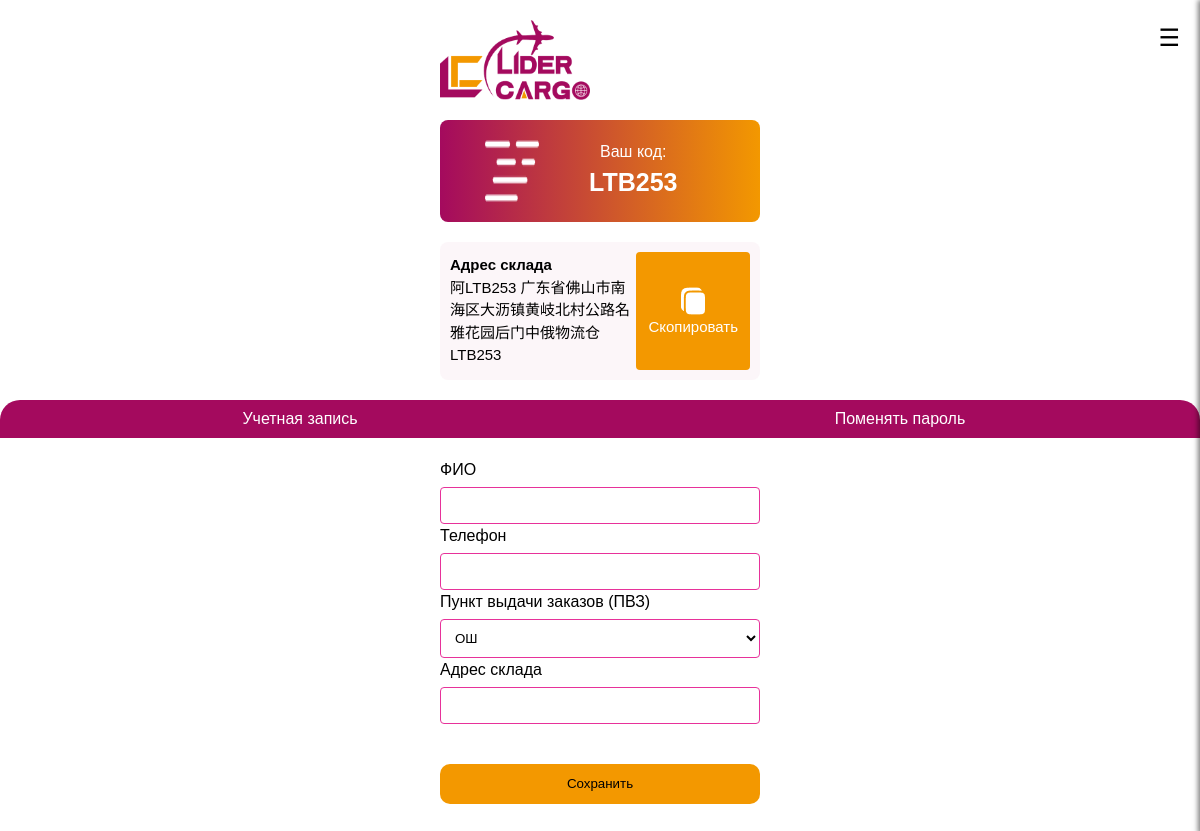
The app's page /cargopart/ (signed in), older data.
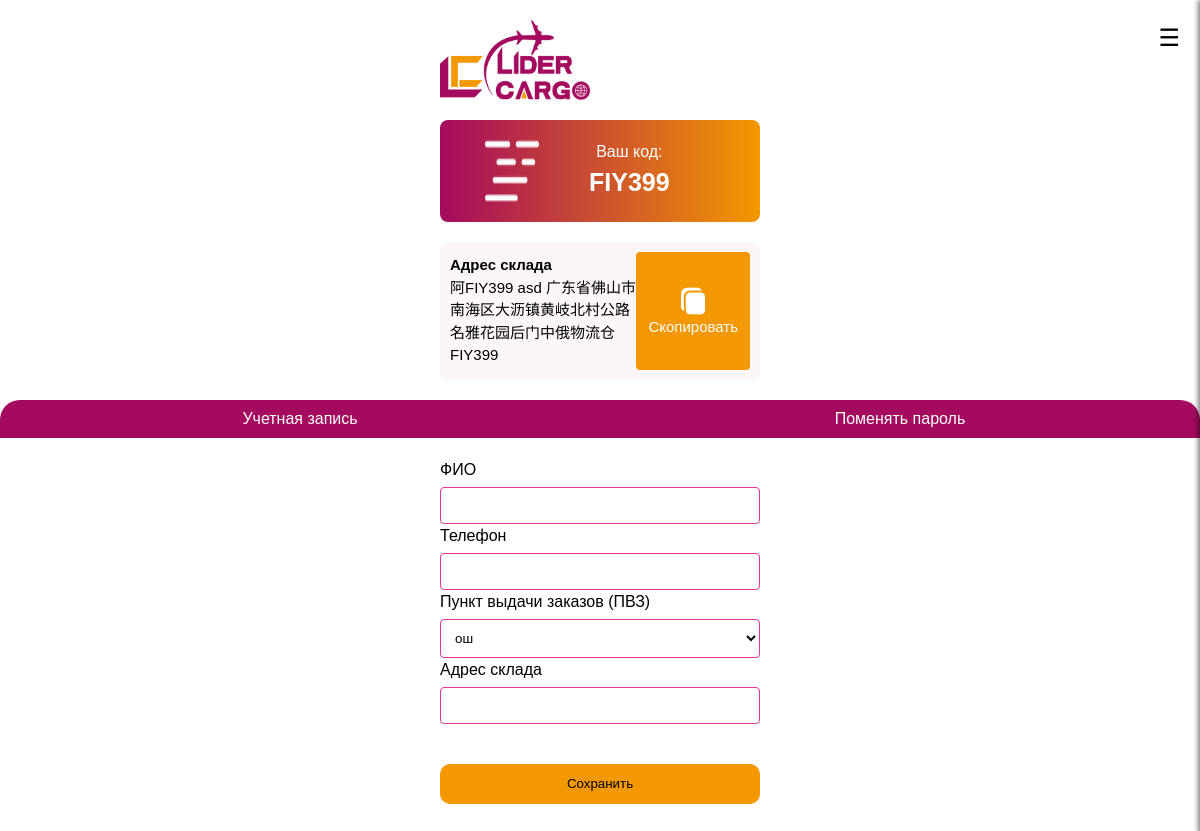
The same page, newer data.
### app/web_app/models.py (models this page shows, shortened)
class User(AbstractUser):
    chat_id = models.BigIntegerField(null=True, blank=True, verbose_name="Chat ID")
    id_user = models.CharField(
        max_length=10,
        unique=True,
        blank=True,
        null=True,
        verbose_name='Айди'
    )
    code = models.CharField(
        max_length=10,
        unique=True,
        blank=True,
        null=True,
        verbose_name="Код"
    )
    full_name = models.CharField(max_length=255, verbose_name="ФИО")
    phone_number = models.CharField(max_length=20, unique=True, verbose_name="Номер телефона")
    pickup_point = models.ForeignKey(
        Pvz,
        on_delete=models.CASCADE,
        verbose_name="ПВЗ",
        null=True,
        blank=True,
        related_name='users'
    )
    address = models.TextField(verbose_name="Адрес")
    warehouse_address = models.TextField(verbose_name="Адрес склада", blank=True, null=True)
    REQUIRED_FIELDS = []
    class Meta:
        verbose_name = "Пользователь"
        verbose_name_plural = "Пользователи"

class Settings(models.Model):
    logo = models.ImageField(upload_to='image/', verbose_name="Логотип")
    address = models.CharField(max_length=100, verbose_name="Адрес")
    phone = models.CharField(max_length=50, verbose_name="Номер телефона", help_text="Тут нужен рабочий номер склада в Китае")
    price = models.FloatField(verbose_name='Цена за кг')  # Цена за кг
    ista = models.URLField(verbose_name='Инстаграмм', blank=True, null=True)
    watapp = models.URLField(verbose_name='Ватсап', blank=True, null=True)
    class Meta:
        verbose_name = "Основная настройка"
        verbose_name_plural = "Основные настройки"

### app/web_app/views.py (the view, shortened to what this page needs)
# urls.py: path("cargopart/", cargopart, name='cargopart'),
@login_required(login_url='/')
def cargopart(request):
    user = request.user
    settings = Settings.objects.first()
    user_data = {
        "full_name": user.full_name,
        "phone_number": user.phone_number,
        "pickup_point": user.pickup_point.id if user.pickup_point else None,
        "warehouse_address": user.warehouse_address or "",
        "pvz_list": Pvz.objects.all(),
        "id_user": user.id_user,
    }
    return render(request, "Cargopart.html", {
        "user_data": user_data,
        "user": user,
        "settings": settings,
    })

### templates/Cargopart.html (shortened to what this page needs)
{% load static %}
<!DOCTYPE html>
<html lang="en">
<head>
    <link rel="stylesheet" href="https://cdnjs.cloudflare.com/ajax/libs/font-awesome/6.0.0-beta3/css/all.min.css">
</head>
<body>
    <div class="container">
        <div class="header">
            <img class="logo" src="{% static './assets//images/CargosLogo.png' %}" alt="">
            <div class="menu-button" onclick="toggleMenu()">☰</div>
        </div>
        <div class="code-box">
            <img src="{% static './assets/images/Vector.png' %}" alt="">
            <div class="blockbox">
                <p>Ваш код: </p>
                <strong>{{ user_data.id_user }}</strong>
            </div>
        </div>
        <div class="address-container">
            <address>
                <h1 class="address-h1">Адрес склада</h1>
                <p id="warehouse-address">
                    阿{{ user_data.id_user }}
                    {{ settings.phone }}
                    广东省佛山市南海区大沥镇黄岐北村公路名雅花园后门中俄物流仓{{ user_data.id_user }}
                </p>
            </address>
            <button onclick="copyToClipboard()">
                <img src="{% static './assets/images/save.png' %}" alt="">Скопировать
            </button>
        </div>
        <div class="tabs">
            <button id="tab-account" class="active" onclick="switchTab('account')">Учетная запись</button>
            <button id="tab-password" onclick="switchTab('password')">Поменять пароль</button>
        </div>
        <div class="input-group" id="account-section">
            <form method="POST">
                <label for="name">ФИО</label>
                <input type="text" id="name" name="full_name" value="{{ user_data.full_name }}" required>
                <label for="phone">Телефон</label>
                <input type="text" id="phone" name="phone_number" value="{{ user_data.phone_number }}" required>
                <label for="pickup_point">Пункт выдачи заказов (ПВЗ)</label>
                <select id="pickup_point" name="pickup_point">
                    {% for pvz in user_data.pvz_list %}
                    {% if pvz.id == user_data.pickup_point|add:"0" %}
                    <option value="{{ pvz.id }}" selected>{{ pvz.city }}</option>
                    {% else %}
                    <option value="{{ pvz.id }}">{{ pvz.city }}</option>
                    {% endif %}
                    {% endfor %}
                </select>
                <label for="warehouse">Адрес склада</label>
                <input type="text" id="warehouse" name="warehouse_address" value="{{ user_data.warehouse_address }}">
                <button type="submit" class="btn-save">Сохранить</button>
            </form>
        </div>
    </div>
</body>
</html>

### templates/Cargopart.html (style rules this page uses)
* { margin: 0; padding: 0; box-sizing: border-box; font-family: Arial, Helvetica, sans-serif; }
body { font-family: 'Roboto', sans-serif; background-color: var(--background-color); color: var(--text-color); line-height: 1.5; transition: background-color 0.3s, color 0.3s; }
:root { --background-color: #1c1c1c; --text-color: #fff; }
.container { max-width: 360px; margin: 0 auto; padding: 20px; }
.header { display: flex; justify-content: space-between; align-items: center; }
.menu-button { font-size: 24px; cursor: pointer; color: var(--text-color); font-family: Arial, Helvetica, sans-serif; }
.logo { width: 150px; height: 80px; }
.code-box { background: linear-gradient(90deg, #A40A5E, #F39800); display: flex; color: #fff; padding: 20px; border-radius: 8px; text-align: center; margin: 20px 0; font-family: Arial, Helvetica, sans-serif; }
.code-box div { margin-left: 50px; }
.code-box strong { font-size: 25px; }
.code-box img { font-size: 25px; margin-left: 25px; }
.input-group { margin: 10px 0; }
.input-group label { display: block; margin-bottom: 5px; font-weight: 500; font-family: Arial, Helvetica, sans-serif; }
.input-group input, .input-group select { width: 100%; padding: 10px; border: 1px solid #A40A5E; border-radius: 4px; background-color: #333; color: #fff; font-family: Arial, Helvetica, sans-serif; }
.tabs { display: flex; margin: 20px 0; overflow: hidden; width: 100vw; position: relative; left: 50%; right: 50%; margin-left: -50vw; margin-right: -50vw; font-family: Arial, Helvetica, sans-serif; }
.tabs button { flex: 1; padding: 10px; background-color: #333; border: none; color: #fff; font-size: 16px; cursor: pointer; position: relative; font-family: Arial, Helvetica, sans-serif; }
.tabs button:first-child { border-top-left-radius: 20px; }
.tabs button:last-child { border-top-right-radius: 20px; }
.tabs button.active { background-color: #A40A5E; }
.address-container { display: flex; align-items: center; justify-content: space-between; margin: 20px 0; padding: 10px; background-color: #333; border-radius: 8px; font-family: Arial, Helvetica, sans-serif; }
.address-container address { font-style: normal; font-size: 14px; font-family: Arial, Helvetica, sans-serif; }
.address-container button { padding: 35px 12px; background-color: #F39800; border: none; border-radius: 4px; color: #fff; font-size: 15px; cursor: pointer; font-family: Arial, Helvetica, sans-serif; }
.address-container h1 { font-size: 18px; font-family: Arial, Helvetica, sans-serif; }
.address-container p { font-size: 15px; font-family: Arial, Helvetica, sans-serif; }
.btn-save { width: 100%; height: 40px; margin-top: 40px; border-radius: 10px; background-color: #F39800; }
.menu-button { font-size: 24px; cursor: pointer; color: var(--text-color); position: fixed; top: 20px; right: 20px; }
.light { background-color: #ffffff; color: #000000; transition: background-color 0.5s, color 0.5s; }
.light .header { background-color: #fff; }
.light .tabs button { background-color: #A40A5E; color: #fff; }
.light .menu-button { font-size: 24px; cursor: pointer; color: #000; position: fixed; top: 20px; right: 20px; }
.address-container { background-color: #F2DAE73D; }
.light .address-container p { font-size: 15px; color: #000; }
.light .address-container h1 { font-size: 15px; color: #000; }
.light .input-group input, .light .input-group select { width: 100%; padding: 10px; border: 1px solid #e7329a; border-radius: 4px; background-color: #fff; color: #000; }
.light .tabs button { flex: 1; padding: 10px; background-color: #A40A5E; border: none; color: #fff; font-size: 16px; cursor: pointer; position: relative; }
.light .tabs button.active { background-color: #A40A5E; }
.light .btn-save { width: 100%; height: 40px; margin-top: 40px; border: none; border-radius: 10px; background-color: #F39800; }
.light label { color: #000; cursor: default; }
.light body { background-color: #fff; transition: background-color 0.5s, color 0.5s; }

Row changes from the older to the newer data that the page shows:
changed User: id_user "LTB253" → "FIY399"
added Settings: phone "asd"
Text that changed along with them:
form field pickup_point: "ОШ" → "ош"
